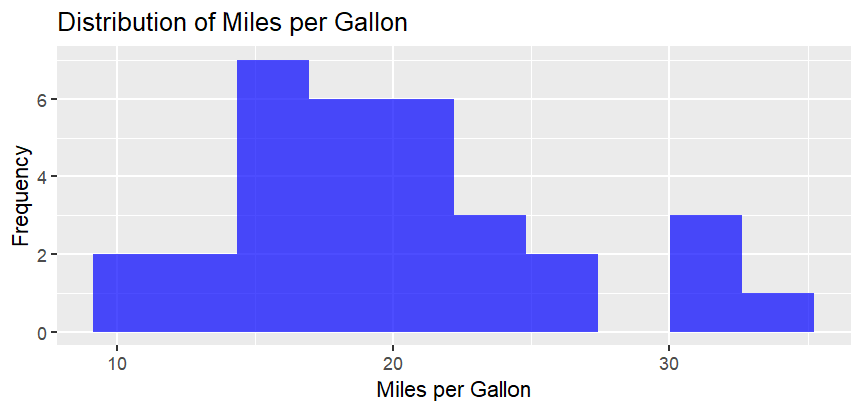

Here is the R script that generated this plot:
# Statistical Analysis and Visualization in R

# 1. Summary Statistics with mtcars Dataset
library(dplyr)
library(ggplot2)

# Summary statistics for mpg and hp
summary_stats <- mtcars %>%
  summarise(
    mpg_mean = mean(mpg),
    mpg_median = median(mpg),
    mpg_sd = sd(mpg),
    hp_mean = mean(hp),
    hp_median = median(hp),
    hp_sd = sd(hp)
  )
print("Summary Statistics:")
print(summary_stats)

# Visualization of mpg distribution
ggplot(mtcars, aes(x = mpg)) +
  geom_histogram(bins = 10, fill = "blue", alpha = 0.7) +
  labs(title = "Distribution of Miles per Gallon", 
       x = "Miles per Gallon", 
       y = "Frequency")
